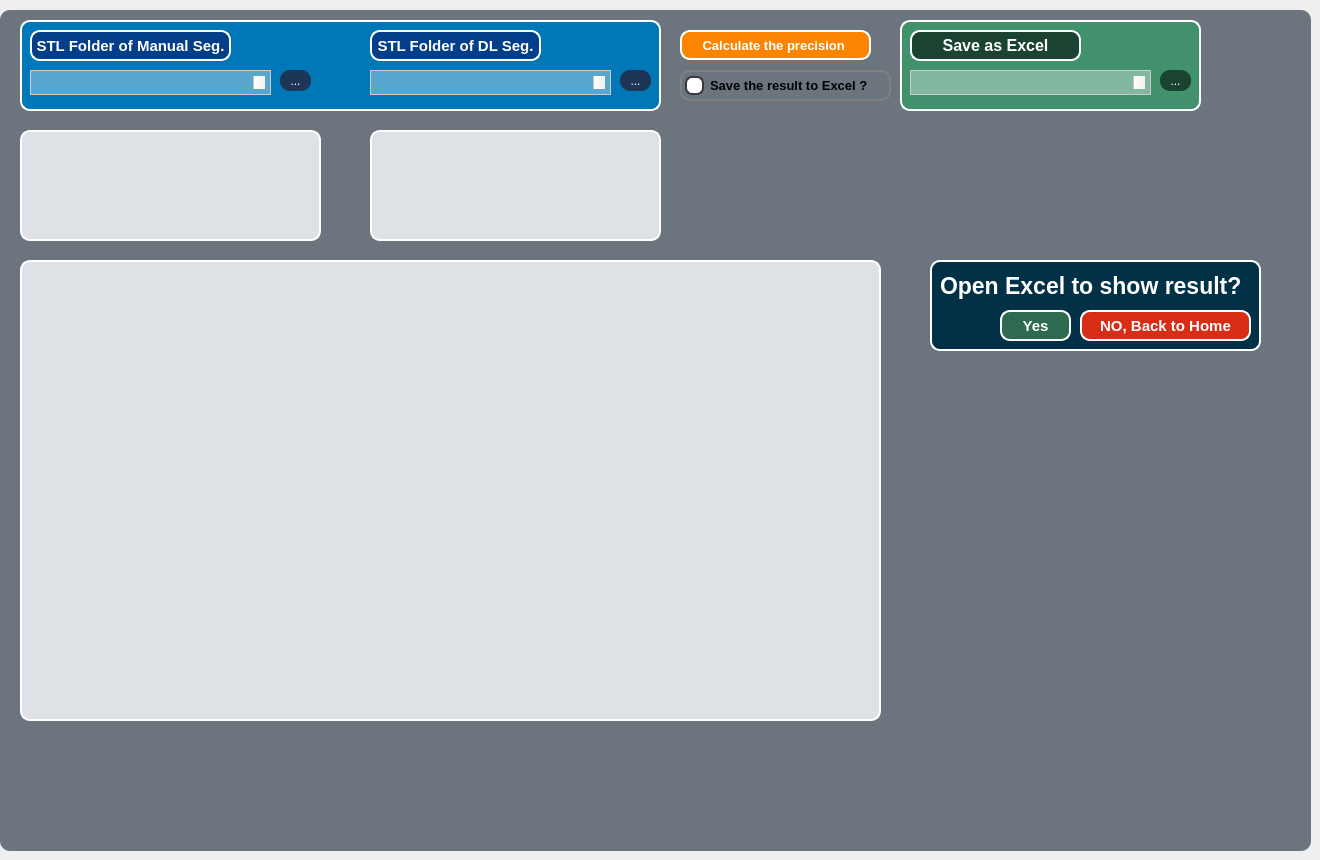
     <widget class="QWidget" name="tab_process">
      <attribute name="title">
       <string>頁面</string>
      </attribute>
      <widget class="QTextEdit" name="manual_path">
       <property name="geometry">
        <rect>
         <x>30</x>
         <y>70</y>
         <width>241</width>
         <height>25</height>
        </rect>
       </property>
       <property name="maximumSize">
        <size>
         <width>16777215</width>
         <height>25</height>
        </size>
       </property>
       <property name="font">
        <font>
         <family>Arial</family>
         <pointsize>-1</pointsize>
        </font>
       </property>
       <property name="styleSheet">
        <string notr="true">QTextEdit {
    font-family: &quot;Arial&quot;;
    font-size: 9px;
    color: black;
    background-color: rgba(255, 255, 255, 0.35);
    border: 1px solid #ccc;
    padding: 5px;
}

QTextEdit:focus {
    border: 1px solid #0078d7;
    outline: none;
}

QTextEdit::placeholder {
    color: #999;
}

QTextEdit::disabled {
    color: #ccc;
    background-color: #f7f7f7;
    border: 1px solid #eee;
}

QScrollBar:vertical {
    width: 12px;
    margin: 12px 0 12px 0;
}

QScrollBar::handle:vertical {
    background-color: #ccc;
    min-height: 20px;
    border-radius: 6px;
}

QScrollBar::handle:vertical:hover {
    background-color: #999;
}

QScrollBar::add-line:vertical {
    height: 12px;
    width: 12px;
    border-image: url(add.png);
    subcontrol-position: bottom;
    subcontrol-origin: margin;
}

QScrollBar::add-line:vertical:hover {
    border-image: url(add_hover.png);
}

QScrollBar::sub-line:vertical {
    height: 12px;
    width: 12px;
    border-image: url(sub.png);
    subcontrol-position: top;
    subcontrol-origin: margin;
}

QScrollBar::sub-line:vertical:hover {
    border-image: url(sub_hover.png);
}</string>
       </property>
      </widget>
      <widget class="QLabel" name="label_1">
       <property name="geometry">
        <rect>
         <x>30</x>
         <y>30</y>
         <width>201</width>
         <height>31</height>
        </rect>
       </property>
       <property name="font">
        <font>
         <family>Arial</family>
         <pointsize>11</pointsize>
         <weight>75</weight>
         <bold>true</bold>
        </font>
       </property>
       <property name="styleSheet">
        <string notr="true">color: white;
background-color: #023e8a; 
border: 2px solid white;
 border-radius: 10px;  /* 設置邊框圓滑程度 */</string>
       </property>
       <property name="text">
        <string>STL Folder of Manual Seg.</string>
       </property>
       <property name="alignment">
        <set>Qt::AlignCenter</set>
       </property>
      </widget>
      <widget class="QLabel" name="label_2">
       <property name="geometry">
        <rect>
         <x>370</x>
         <y>30</y>
         <width>171</width>
         <height>31</height>
        </rect>
       </property>
       <property name="font">
        <font>
         <family>Arial</family>
         <pointsize>11</pointsize>
         <weight>75</weight>
         <bold>true</bold>
        </font>
       </property>
       <property name="styleSheet">
        <string notr="true">color: white;
background-color: #023e8a; 
border: 2px solid white;
 border-radius: 10px;  /* 設置邊框圓滑程度 */</string>
       </property>
       <property name="text">
        <string>STL Folder of DL Seg.</string>
       </property>
       <property name="alignment">
        <set>Qt::AlignCenter</set>
       </property>
      </widget>
      <widget class="QTextEdit" name="predict_path">
       <property name="geometry">
        <rect>
         <x>370</x>
         <y>70</y>
         <width>241</width>
         <height>25</height>
        </rect>
       </property>
       <property name="maximumSize">
        <size>
         <width>16777215</width>
         <height>25</height>
        </size>
       </property>
       <property name="font">
        <font>
         <family>Arial</family>
         <pointsize>-1</pointsize>
        </font>
       </property>
       <property name="styleSheet">
        <string notr="true">QTextEdit {
    font-family: &quot;Arial&quot;;
    font-size: 9px;
    color: black;
    background-color: rgba(255, 255, 255, 0.35);
    border: 1px solid #ccc;
    padding: 5px;
}

QTextEdit:focus {
    border: 1px solid #0078d7;
    outline: none;
}

QTextEdit::placeholder {
    color: #999;
}

QTextEdit::disabled {
    color: #ccc;
    background-color: #f7f7f7;
    border: 1px solid #eee;
}

QScrollBar:vertical {
    width: 12px;
    margin: 12px 0 12px 0;
}

QScrollBar::handle:vertical {
    background-color: #ccc;
    min-height: 20px;
    border-radius: 6px;
}

QScrollBar::handle:vertical:hover {
    background-color: #999;
}

QScrollBar::add-line:vertical {
    height: 12px;
    width: 12px;
    border-image: url(add.png);
    subcontrol-position: bottom;
    subcontrol-origin: margin;
}

QScrollBar::add-line:vertical:hover {
    border-image: url(add_hover.png);
}

QScrollBar::sub-line:vertical {
    height: 12px;
    width: 12px;
    border-image: url(sub.png);
    subcontrol-position: top;
    subcontrol-origin: margin;
}

QScrollBar::sub-line:vertical:hover {
    border-image: url(sub_hover.png);
}</string>
       </property>
      </widget>
      <widget class="QLabel" name="manual_data_lst">
       <property name="geometry">
        <rect>
         <x>20</x>
         <y>130</y>
         <width>301</width>
         <height>111</height>
        </rect>
       </property>
       <property name="font">
        <font>
         <family>Arial</family>
         <pointsize>12</pointsize>
         <weight>75</weight>
         <bold>true</bold>
        </font>
       </property>
       <property name="styleSheet">
        <string notr="true">color: black;
background-color: #dee2e6; 
border: 2px solid white;
 border-radius: 10px;  /* 設置邊框圓滑程度 */</string>
       </property>
       <property name="text">
        <string/>
       </property>
       <property name="alignment">
        <set>Qt::AlignLeading|Qt::AlignLeft|Qt::AlignTop</set>
       </property>
       <property name="wordWrap">
        <bool>true</bool>
       </property>
      </widget>
      <widget class="QLabel" name="predict_data_lst">
       <property name="geometry">
        <rect>
         <x>370</x>
         <y>130</y>
         <width>291</width>
         <height>111</height>
        </rect>
       </property>
       <property name="font">
        <font>
         <family>Arial</family>
         <pointsize>12</pointsize>
         <weight>75</weight>
         <bold>true</bold>
        </font>
       </property>
       <property name="styleSheet">
        <string notr="true">color: black;
background-color: #dee2e6; 
border: 2px solid white;
 border-radius: 10px;  /* 設置邊框圓滑程度 */</string>
       </property>
       <property name="text">
        <string/>
       </property>
       <property name="alignment">
        <set>Qt::AlignLeading|Qt::AlignLeft|Qt::AlignTop</set>
       </property>
       <property name="wordWrap">
        <bool>true</bool>
       </property>
      </widget>
      <widget class="QLabel" name="label_3">
       <property name="geometry">
        <rect>
         <x>940</x>
         <y>260</y>
         <width>311</width>
         <height>51</height>
        </rect>
       </property>
       <property name="font">
        <font>
         <family>Arial</family>
         <pointsize>17</pointsize>
         <weight>75</weight>
         <bold>true</bold>
        </font>
       </property>
       <property name="styleSheet">
        <string notr="true">color: white;</string>
       </property>
       <property name="text">
        <string>Open Excel to show result?</string>
       </property>
      </widget>
      <widget class="QPushButton" name="btn_openexcel">
       <property name="enabled">
        <bool>true</bool>
       </property>
       <property name="geometry">
        <rect>
         <x>1000</x>
         <y>310</y>
         <width>71</width>
         <height>31</height>
        </rect>
       </property>
       <property name="font">
        <font>
         <family>Arial</family>
         <pointsize>11</pointsize>
         <weight>99</weight>
         <bold>true</bold>
        </font>
       </property>
       <property name="styleSheet">
        <string notr="true">/* 按鈕基本形式 */
QPushButton {
    background-color: #2d6a4f;  /* 設置背景顏色 */
    border-style: outset;  /* 設置邊框形式：外邊框 */
    border-width: 2px;  /* 設置邊框粗度 */
    border-radius: 10px;  /* 設置邊框圓滑程度 */
    border-color: white;  /* 設置邊框顏色 */
    font-weight: 900;  /* 設置文字粗體 */
    color: white;   /* 設置文字顏色 */
}
/* 按鈕被選取時形式 */
QPushButton:hover { 
    background-color: #1b4332;  
    color: white;  

}
/* 按鈕被點下後形式 */
QPushButton:pressed {
    background-color: #000000;  
}
QPushButton:disabled {
    /* 添加你想要的样式属性 */
    color: #999999; /* 灰色文字颜色 */
    background-color: #CCCCCC; /* 灰色背景颜色 */
    /* 其他样式属性 */
}</string>
       </property>
       <property name="text">
        <string>Yes</string>
       </property>
      </widget>
      <widget class="QPushButton" name="btn_home">
       <property name="geometry">
        <rect>
         <x>1080</x>
         <y>310</y>
         <width>171</width>
         <height>31</height>
        </rect>
       </property>
       <property name="font">
        <font>
         <family>Arial</family>
         <pointsize>11</pointsize>
         <weight>99</weight>
         <bold>true</bold>
        </font>
       </property>
       <property name="styleSheet">
        <string notr="true">QPushButton {
    background-color: #d72c15;  
    border-style: outset;
    border-width: 2px;
    border-radius: 10px;
    font-weight: 900;  
    color: white;
    padding: 3px;
}

QPushButton:hover {
    background-color: #AA0000;  
}

QPushButton:pressed {
    background-color: #880000;  
}</string>
       </property>
       <property name="text">
        <string>NO, Back to Home</string>
       </property>
      </widget>
      <widget class="QPushButton" name="btn_calculate">
       <property name="geometry">
        <rect>
         <x>680</x>
         <y>30</y>
         <width>191</width>
         <height>30</height>
        </rect>
       </property>
       <property name="maximumSize">
        <size>
         <width>16777215</width>
         <height>30</height>
        </size>
       </property>
       <property name="font">
        <font>
         <family>Arial</family>
         <pointsize>10</pointsize>
         <weight>99</weight>
         <bold>true</bold>
        </font>
       </property>
       <property name="styleSheet">
        <string notr="true">/* 按鈕基本形式 */
QPushButton {
    background-color: #fb8500;  /* 設置背景顏色 */
    border-style: outset;  /* 設置邊框形式：外邊框 */
    border-width: 2px;  /* 設置邊框粗度 */
    border-radius: 10px;  /* 設置邊框圓滑程度 */
    border-color: white;  /* 設置邊框顏色 */
    font-weight: 900;  /* 設置文字粗體 */
    color: white;   /* 設置文字顏色 */
}
/* 按鈕被選取時形式 */
QPushButton:hover { 
    background-color: #186ca0;  
    color: white;  

}
/* 按鈕被點下後形式 */
QPushButton:pressed {
    background-color: #000000;  
}</string>
       </property>
       <property name="text">
        <string>Calculate the precision </string>
       </property>
      </widget>
      <widget class="QCheckBox" name="checkBox_save_excel">
       <property name="geometry">
        <rect>
         <x>680</x>
         <y>70</y>
         <width>211</width>
         <height>31</height>
        </rect>
       </property>
       <property name="font">
        <font>
         <family>Arial</family>
         <pointsize>10</pointsize>
         <weight>75</weight>
         <bold>true</bold>
        </font>
       </property>
       <property name="styleSheet">
        <string notr="true">QCheckBox {
    border: 2px solid gray;
    border-radius: 10px;
    padding: 0px 0px 0px 3px;
    color: black;
    font-weight: bold;
}

QCheckBox::indicator {
    width: 15px;
    height: 15px;
    border-radius: 7px;
}

QCheckBox::indicator:unchecked {
    border: 2px solid #3b3b3b;
    background-color: #fff;
}

QCheckBox::indicator:checked {
    background-color: #da291c;
    border: 2px solid gray;
}

QCheckBox::indicator:checked:disabled {
    border: 2px solid #afafaf;
    background-color: #afafaf;
}

QCheckBox::indicator:unchecked:disabled {
    border: 2px solid #afafaf;
    background-color: #fff;
}</string>
       </property>
       <property name="text">
        <string>Save the result to Excel ?</string>
       </property>
      </widget>
      <widget class="QTextEdit" name="save_path">
       <property name="geometry">
        <rect>
         <x>910</x>
         <y>70</y>
         <width>241</width>
         <height>25</height>
        </rect>
       </property>
       <property name="maximumSize">
        <size>
         <width>16777215</width>
         <height>25</height>
        </size>
       </property>
       <property name="font">
        <font>
         <family>Arial</family>
         <pointsize>-1</pointsize>
        </font>
       </property>
       <property name="styleSheet">
        <string notr="true">QTextEdit {
    font-family: &quot;Arial&quot;;
    font-size: 9px;
    color: black;
    background-color: rgba(255, 255, 255, 0.35);
    border: 1px solid #ccc;
    padding: 5px;
}

QTextEdit:focus {
    border: 1px solid #0078d7;
    outline: none;
}

QTextEdit::placeholder {
    color: #999;
}

QTextEdit::disabled {
    color: #ccc;
    background-color: #f7f7f7;
    border: 1px solid #eee;
}

QScrollBar:vertical {
    width: 12px;
    margin: 12px 0 12px 0;
}

QScrollBar::handle:vertical {
    background-color: #ccc;
    min-height: 20px;
    border-radius: 6px;
}

QScrollBar::handle:vertical:hover {
    background-color: #999;
}

QScrollBar::add-line:vertical {
    height: 12px;
    width: 12px;
    border-image: url(add.png);
    subcontrol-position: bottom;
    subcontrol-origin: margin;
}

QScrollBar::add-line:vertical:hover {
    border-image: url(add_hover.png);
}

QScrollBar::sub-line:vertical {
    height: 12px;
    width: 12px;
    border-image: url(sub.png);
    subcontrol-position: top;
    subcontrol-origin: margin;
}

QScrollBar::sub-line:vertical:hover {
    border-image: url(sub_hover.png);
}</string>
       </property>
      </widget>
      <widget class="QLabel" name="label_4">
       <property name="geometry">
        <rect>
         <x>910</x>
         <y>30</y>
         <width>171</width>
         <height>31</height>
        </rect>
       </property>
       <property name="font">
        <font>
         <family>Arial</family>
         <pointsize>12</pointsize>
         <weight>75</weight>
         <bold>true</bold>
        </font>
       </property>
       <property name="styleSheet">
        <string notr="true">color: white;
background-color: #1b4332; 
border: 2px solid white;
 border-radius: 10px;  /* 設置邊框圓滑程度 */</string>
       </property>
       <property name="text">
        <string>Save as Excel</string>
       </property>
       <property name="alignment">
        <set>Qt::AlignCenter</set>
       </property>
      </widget>
      <widget class="QLabel" name="background_2">
       <property name="geometry">
        <rect>
         <x>20</x>
         <y>20</y>
         <width>641</width>
         <height>91</height>
        </rect>
       </property>
       <property name="styleSheet">
        <string notr="true">color: white;
background-color: #0077b6; 
border: 2px solid white;
 border-radius: 10px;  /* 設置邊框圓滑程度 */</string>
       </property>
       <property name="text">
        <string/>
       </property>
      </widget>
      <widget class="QLabel" name="background_excel">
       <property name="geometry">
        <rect>
         <x>900</x>
         <y>20</y>
         <width>301</width>
         <height>91</height>
        </rect>
       </property>
       <property name="styleSheet">
        <string notr="true">color: white;
background-color: #40916c; 
border: 2px solid white;
 border-radius: 10px;  /* 設置邊框圓滑程度 */</string>
       </property>
       <property name="text">
        <string/>
       </property>
      </widget>
      <widget class="QLabel" name="background_open">
       <property name="geometry">
        <rect>
         <x>930</x>
         <y>260</y>
         <width>331</width>
         <height>91</height>
        </rect>
       </property>
       <property name="styleSheet">
        <string notr="true">color: white;
background-color: #023047; 
border: 2px solid white;
 border-radius: 10px;  /* 設置邊框圓滑程度 */</string>
       </property>
       <property name="text">
        <string/>
       </property>
      </widget>
      <widget class="QLabel" name="background_3">
       <property name="geometry">
        <rect>
         <x>0</x>
         <y>10</y>
         <width>1311</width>
         <height>841</height>
        </rect>
       </property>
       <property name="font">
        <font>
         <family>Kaiti TC</family>
         <pointsize>14</pointsize>
         <weight>75</weight>
         <bold>true</bold>
        </font>
       </property>
       <property name="styleSheet">
        <string notr="true">color: black;
background-color: #6c757d; 
border: 2px solid #00000;
 border-radius: 10px;  /* 設置邊框圓滑程度 */</string>
       </property>
       <property name="text">
        <string/>
       </property>
       <property name="alignment">
        <set>Qt::AlignLeading|Qt::AlignLeft|Qt::AlignTop</set>
       </property>
      </widget>
      <widget class="QTableWidget" name="df_display">
       <property name="geometry">
        <rect>
         <x>20</x>
         <y>260</y>
         <width>861</width>
         <height>461</height>
        </rect>
       </property>
       <property name="font">
        <font>
         <pointsize>18</pointsize>
        </font>
       </property>
       <property name="styleSheet">
        <string notr="true">color: black;
background-color: #dee2e6; 
border: 2px solid white;
 border-radius: 10px;  /* 設置邊框圓滑程度 */</string>
       </property>
       <property name="dragDropOverwriteMode">
        <bool>false</bool>
       </property>
       <attribute name="verticalHeaderDefaultSectionSize">
        <number>38</number>
       </attribute>
       <attribute name="verticalHeaderHighlightSections">
        <bool>true</bool>
       </attribute>
      </widget>
      <widget class="QPushButton" name="btn_manual_path">
       <property name="geometry">
        <rect>
         <x>280</x>
         <y>70</y>
         <width>31</width>
         <height>21</height>
        </rect>
       </property>
       <property name="styleSheet">
        <string notr="true">QPushButton{
                color: white;
                background-color: #1d3557;
                border-radius: 10px;
            }
QPushButton:hover{
                background-color: #4895ef;
                color: black;
            }
/* 按鈕被點下後形式 */
QPushButton:pressed {
    background-color: #000000;  
	color:white;
}
</string>
       </property>
       <property name="text">
        <string>...</string>
       </property>
      </widget>
      <widget class="QPushButton" name="btn_predict_path">
       <property name="geometry">
        <rect>
         <x>620</x>
         <y>70</y>
         <width>31</width>
         <height>21</height>
        </rect>
       </property>
       <property name="styleSheet">
        <string notr="true">QPushButton{
                color: white;
                background-color: #1d3557;
                border-radius: 10px;
            }
QPushButton:hover{
                background-color: #4895ef;
                color: black;
            }
/* 按鈕被點下後形式 */
QPushButton:pressed {
    background-color: #000000;  
	color:white;
}
</string>
       </property>
       <property name="text">
        <string>...</string>
       </property>
      </widget>
      <widget class="QPushButton" name="btn_save_path">
       <property name="geometry">
        <rect>
         <x>1160</x>
         <y>70</y>
         <width>31</width>
         <height>21</height>
        </rect>
       </property>
       <property name="styleSheet">
        <string notr="true">QPushButton{
                color: white;
                background-color: #1b4332;
                border-radius: 10px;
            }
QPushButton:hover{
                background-color: #b7e4c7;
                color: black;
            }
/* 按鈕被點下後形式 */
QPushButton:pressed {
    background-color: #000000;  
	color:white;
}
</string>
       </property>
       <property name="text">
        <string>...</string>
       </property>
      </widget>
      <zorder>background_3</zorder>
      <zorder>background_open</zorder>
      <zorder>background_excel</zorder>
      <zorder>background_2</zorder>
      <zorder>manual_path</zorder>
      <zorder>label_1</zorder>
      <zorder>label_2</zorder>
      <zorder>predict_path</zorder>
      <zorder>manual_data_lst</zorder>
      <zorder>predict_data_lst</zorder>
      <zorder>label_3</zorder>
      <zorder>btn_openexcel</zorder>
      <zorder>btn_home</zorder>
      <zorder>btn_calculate</zorder>
      <zorder>checkBox_save_excel</zorder>
      <zorder>save_path</zorder>
      <zorder>label_4</zorder>
      <zorder>df_display</zorder>
      <zorder>btn_manual_path</zorder>
      <zorder>btn_predict_path</zorder>
      <zorder>btn_save_path</zorder>
     </widget>
